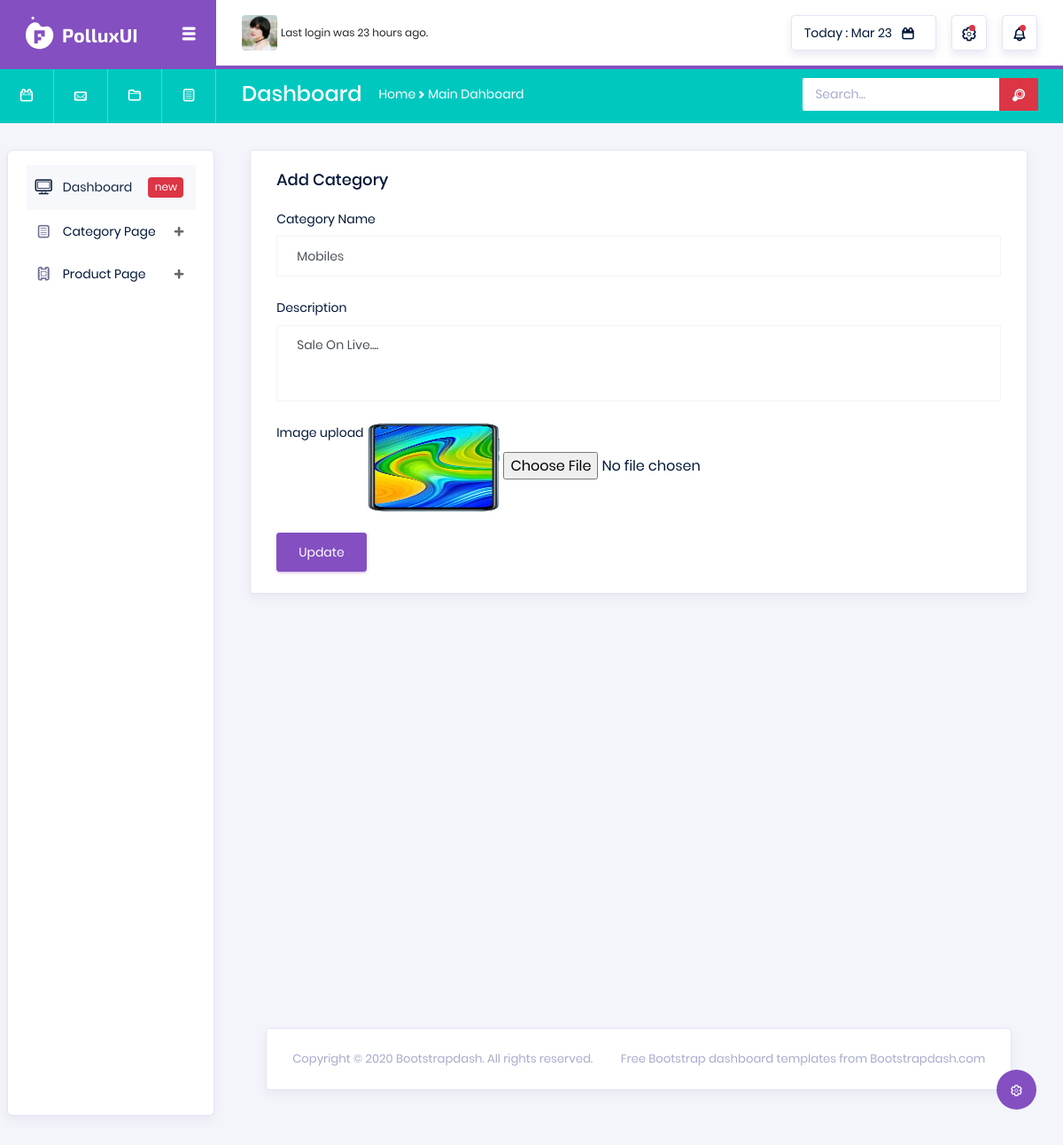
/SampleApp/editcat/4/, run on the app's committed database.
### SampleApp/models.py (models this page shows)
class categorydb(models.Model):
    CatName = models.CharField(max_length=50,null=True,blank=True)
    CatDes = models.CharField(max_length=50,null=True,blank=True)
    CatImg = models.ImageField(upload_to="Category Profiles",null=True,blank=True)

### SampleApp/views.py (the view)
# urls.py: path('editcat/<int:editid>/',views.editcat,name="editcat"),
def editcat(req,editid):
    edit = categorydb.objects.get(id=editid)
    return render(req,"EditCategory.html",{'edit':edit})

### SampleApp/templates/EditCategory.html (shortened to what this page needs)
<!DOCTYPE html>
{% extends 'index.html' %}
{% block content %}
<html lang="en">
<head>
</head>
<body>
   <div class="col-12 grid-margin stretch-card">
              <div class="card">
                <div class="card-body">
                  <h4 class="card-title">Add Category</h4>
                  <form method="post" class="forms-sample" action="{% url 'updatecat' updateid=edit.id %}" enctype="multipart/form-data">
                    <div class="form-group">
                      <label for="exampleInputName1">Category Name</label>
                      <input type="text" class="form-control" id="exampleInputName1" placeholder="Category Name" name="catname" value="{{edit.CatName}}">
                    </div>
                    <div class="form-group">
                      <label for="exampleTextarea1">Description</label>
                      <textarea class="form-control" id="exampleTextarea1" rows="4" name="description">{{edit.CatDes}}</textarea>
                    </div>
                    <div class="form-group">
                      <label>Image upload</label>
                      <img src="{{edit.CatImg.url}}" width="150px;" height="100px;">
                      <input type="file" name="image">
                    </div>
                    <button type="submit" class="btn btn-primary mr-2">Update</button>
                  </form>
                </div>
              </div>
            </div>
</body>
</html>
{% endblock %}

### data on the page
categorydb: catname "Mobiles", description "Sale On Live....", CatImg (picture)
